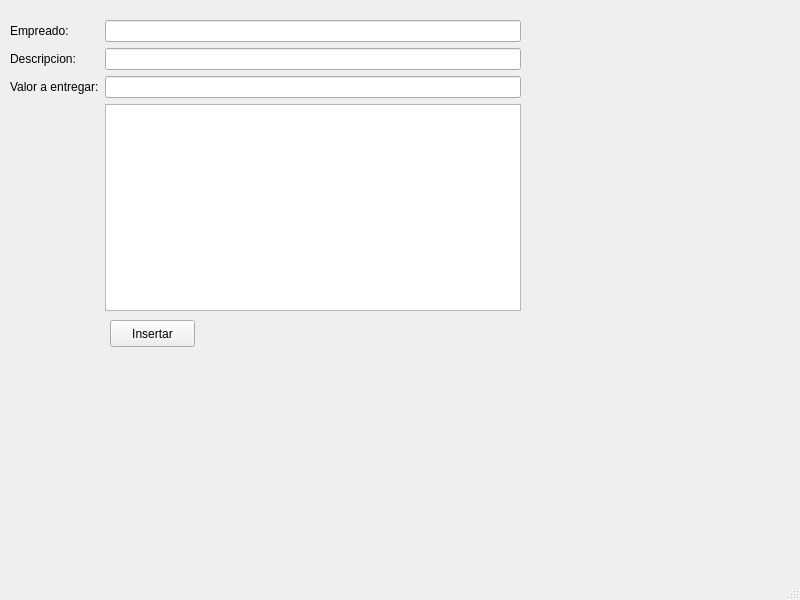
<?xml version="1.0" encoding="UTF-8"?>
<ui version="4.0">
 <class>MainWindow</class>
 <widget class="QMainWindow" name="MainWindow">
  <property name="geometry">
   <rect>
    <x>0</x>
    <y>0</y>
    <width>800</width>
    <height>600</height>
   </rect>
  </property>
  <property name="windowTitle">
   <string>MainWindow</string>
  </property>
  <widget class="QWidget" name="centralwidget">
   <widget class="QPushButton" name="btnSave">
    <property name="geometry">
     <rect>
      <x>110</x>
      <y>320</y>
      <width>85</width>
      <height>27</height>
     </rect>
    </property>
    <property name="text">
     <string>Insertar</string>
    </property>
   </widget>
   <widget class="QWidget" name="">
    <property name="geometry">
     <rect>
      <x>10</x>
      <y>20</y>
      <width>511</width>
      <height>291</height>
     </rect>
    </property>
    <layout class="QFormLayout" name="formLayout">
     <item row="0" column="0">
      <widget class="QLabel" name="label">
       <property name="text">
        <string>Empreado:</string>
       </property>
      </widget>
     </item>
     <item row="1" column="0">
      <widget class="QLabel" name="label_3">
       <property name="text">
        <string>Descripcion:</string>
       </property>
      </widget>
     </item>
     <item row="2" column="0">
      <widget class="QLabel" name="label_2">
       <property name="text">
        <string>Valor a entregar:</string>
       </property>
      </widget>
     </item>
     <item row="2" column="1">
      <widget class="QLineEdit" name="txtValor"/>
     </item>
     <item row="1" column="1">
      <widget class="QLineEdit" name="txtDescripcion"/>
     </item>
     <item row="0" column="1">
      <widget class="QLineEdit" name="txtEmpleado"/>
     </item>
     <item row="3" column="1">
      <widget class="QListWidget" name="listWidget"/>
     </item>
    </layout>
   </widget>
   <zorder>txtEmpleado</zorder>
   <zorder>txtDescripcion</zorder>
   <zorder>txtValor</zorder>
   <zorder>txtValor</zorder>
   <zorder>label</zorder>
   <zorder>label_2</zorder>
   <zorder>label_3</zorder>
   <zorder>btnSave</zorder>
  </widget>
  <widget class="QMenuBar" name="menubar">
   <property name="geometry">
    <rect>
     <x>0</x>
     <y>0</y>
     <width>800</width>
     <height>27</height>
    </rect>
   </property>
  </widget>
  <widget class="QStatusBar" name="statusbar"/>
 </widget>
 <resources/>
 <connections/>
</ui>
